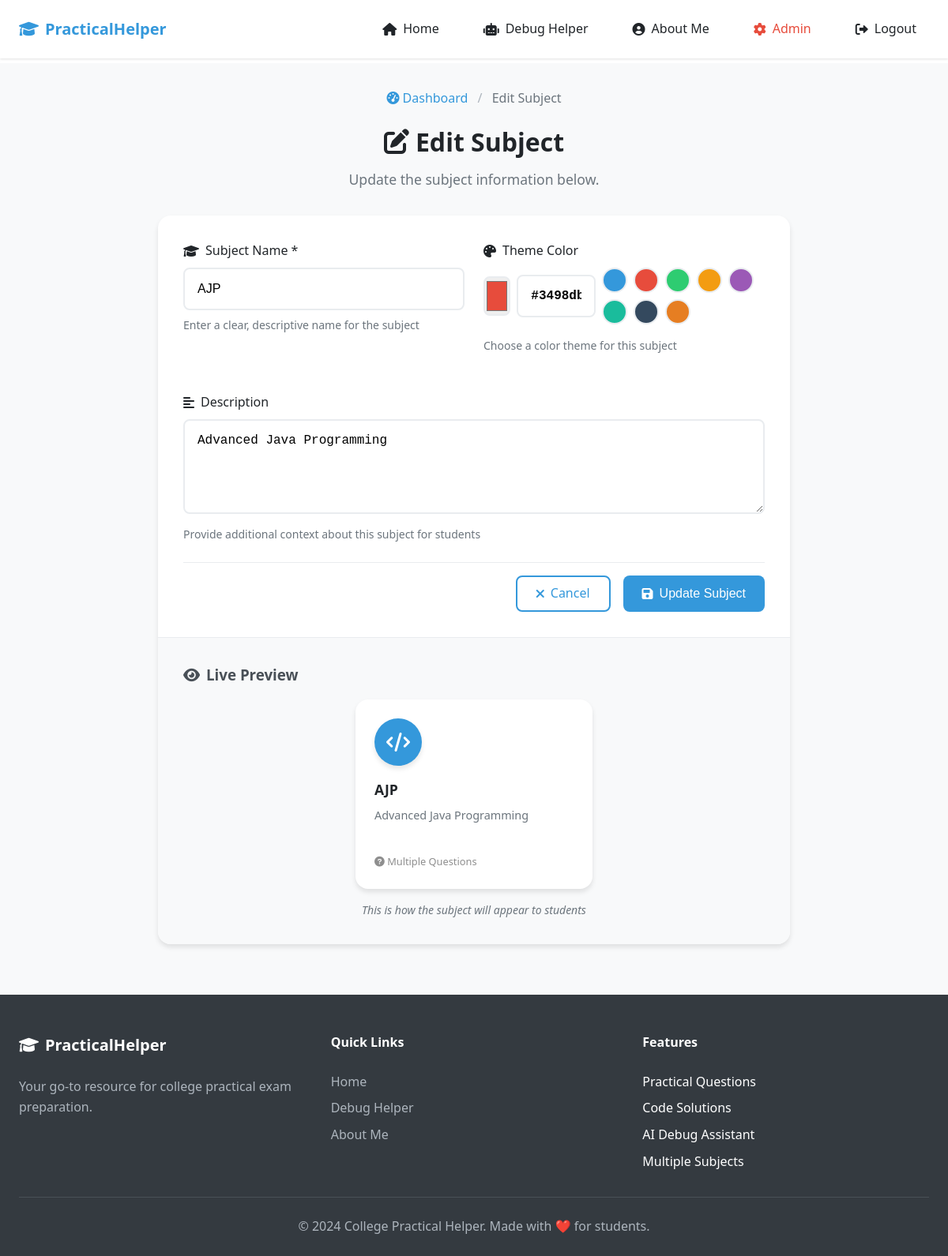
/admin/subjects/edit/1 (signed in), run on the app's committed database.
### tables this page shows
CREATE TABLE subjects (
                id INTEGER PRIMARY KEY AUTOINCREMENT,
                name TEXT NOT NULL UNIQUE,
                description TEXT,
                color TEXT DEFAULT '#3498db',
                created_at TIMESTAMP DEFAULT CURRENT_TIMESTAMP
            );

### app.py (the view, shortened to what this page needs)
@app.route('/admin/subjects/edit/<int:subject_id>', methods=['GET', 'POST'])
def admin_edit_subject(subject_id):
    if 'admin_logged_in' not in session:
        return redirect(url_for('admin_login'))
    conn = get_db_connection()
    subject = conn.execute('SELECT * FROM subjects WHERE id = ?', (subject_id,)).fetchone()
    if not subject:
        flash('Subject not found!', 'error')
        return redirect(url_for('admin_dashboard'))
    conn.close()
    return render_template('admin_edit_subject.html', subject=subject)

### app.py (called while the page is built)
def get_db_connection():
    conn = sqlite3.connect(DATABASE)
    conn.row_factory = sqlite3.Row
    return conn

### templates/admin_edit_subject.html (shortened to what this page needs)
{% extends "admin_add_subject.html" %}
{% block content %}
<section class="form-section">
    <div class="container">
        <div class="form-container">
            <div class="form-header">
                <div class="breadcrumb">
                    <a href="{{ url_for('admin_dashboard') }}">
                        <i class="fas fa-tachometer-alt"></i> Dashboard
                    </a>
                    <span class="breadcrumb-separator">/</span>
                    <span>Edit Subject</span>
                </div>
                <h1>
                    <i class="fas fa-edit"></i>
                    Edit Subject
                </h1>
                <p>Update the subject information below.</p>
            </div>
            <div class="form-card">
                <form method="POST" class="admin-form">
                    <div class="form-grid">
                        <div class="form-group">
                            <label for="name">
                                <i class="fas fa-graduation-cap"></i>
                                Subject Name *
                            </label>
                            <input
                                type="text"
                                id="name"
                                name="name"
                                class="form-input"
                                required
                                value="{{ subject.name }}"
                                placeholder="e.g., Advanced Java Programming"
                                autocomplete="off"
                            >
                            <small class="form-help">Enter a clear, descriptive name for the subject</small>
                        </div>
                        <div class="form-group">
                            <label for="color">
                                <i class="fas fa-palette"></i>
                                Theme Color
                            </label>
                            <div class="color-input-group">
                                <input
                                    type="color"
                                    id="color"
                                    name="color"
                                    class="color-input"
                                    value="{{ subject.color or '#3498db' }}"
                                >
                                <input
                                    type="text"
                                    class="form-input color-text"
                                    value="{{ subject.color or '#3498db' }}"
                                    readonly
                                >
                                <div class="color-presets">
                                    <button type="button" class="color-preset" data-color="#3498db" title="Blue"></button>
                                    <button type="button" class="color-preset" data-color="#e74c3c" title="Red"></button>
                                    <button type="button" class="color-preset" data-color="#2ecc71" title="Green"></button>
                                    <button type="button" class="color-preset" data-color="#f39c12" title="Orange"></button>
                                    <button type="button" class="color-preset" data-color="#9b59b6" title="Purple"></button>
                                    <button type="button" class="color-preset" data-color="#1abc9c" title="Teal"></button>
                                    <button type="button" class="color-preset" data-color="#34495e" title="Dark"></button>
                                    <button type="button" class="color-preset" data-color="#e67e22" title="Carrot"></button>
                                </div>
                            </div>
                            <small class="form-help">Choose a color theme for this subject</small>
                        </div>
                    </div>
                    <div class="form-group">
                        <label for="description">
                            <i class="fas fa-align-left"></i>
                            Description
                        </label>
                        <textarea
                            id="description"
                            name="description"
                            class="form-input"
                            rows="4"
                            placeholder="Enter a brief description of the subject (optional)"
                        >{{ subject.description or '' }}</textarea>
                        <small class="form-help">Provide additional context about this subject for students</small>
                    </div>
                    <div class="form-actions">
                        <a href="{{ url_for('admin_dashboard') }}" class="btn btn-outline">
                            <i class="fas fa-times"></i>
                            Cancel
                        </a>
                        <button type="submit" class="btn btn-primary">
                            <i class="fas fa-save"></i>
                            Update Subject
                        </button>
                    </div>
                </form>
                <div class="preview-section">
                    <h3>
                        <i class="fas fa-eye"></i>
                        Live Preview
                    </h3>
                    <div class="subject-preview">
                        <div class="subject-card-preview">
                            <div class="subject-card-inner">
                                <div class="subject-icon" id="previewIcon">
                                    <i class="fas fa-code"></i>
                                </div>
                                <div class="subject-content">
                                    <h3 class="subject-name" id="previewName">{{ subject.name }}</h3>
                                    <p class="subject-description" id="previewDescription">{{ subject.description or 'Subject description will appear here' }}</p>
                                    <div class="subject-meta">
                                        <span class="question-count">
                                            <i class="fas fa-question-circle"></i>
                                            Multiple Questions
                                        </span>
                                    </div>
                                </div>
                            </div>
                        </div>
                    </div>
                    <p class="preview-note">This is how the subject will appear to students</p>
                </div>
            </div>
        </div>
    </div>
</section>
{% endblock %}

### static/css/style.css (style rules this page uses)
:root { --primary-color: #3498db; --secondary-color: #2ecc71; --accent-color: #e74c3c; --warning-color: #f39c12; --success-color: #27ae60; --danger-color: #e74c3c; --info-color: #17a2b8; --bg-primary: #ffffff; --bg-secondary: #f8f9fa; --bg-dark: #343a40; --bg-light: #f8f9fa; --text-primary: #212529; --text-secondary: #6c757d; --text-light: #ffffff; --text-muted: #8e8e8e; --gradient-primary: linear-gradient(135deg, #667eea 0%, #764ba2 100%); --gradient-secondary: linear-gradient(135deg, #f093fb 0%, #f5576c 100%); --gradient-success: linear-gradient(135deg, #4facfe 0%, #00f2fe 100%); --gradient-warning: linear-gradient(135deg, #ff9a9e 0%, #fecfef 100%); --spacing-xs: 0.25rem; --spacing-sm: 0.5rem; --spacing-md: 1rem; --spacing-lg: 1.5rem; --spacing-xl: 2rem; --spacing-xxl: 3rem; --radius-sm: 0.25rem; --radius-md: 0.5rem; --radius-lg: 1rem; --radius-xl: 1.5rem; --shadow-sm: 0 1px 3px rgba(0, 0, 0, 0.12); --shadow-md: 0 4px 6px rgba(0, 0, 0, 0.1); --shadow-lg: 0 10px 25px rgba(0, 0, 0, 0.1); --shadow-xl: 0 20px 40px rgba(0, 0, 0, 0.1); --transition-fast: 0.15s ease-in-out; --transition-normal: 0.3s ease-in-out; --transition-slow: 0.5s ease-in-out; --font-family: 'Segoe UI', Tahoma, Geneva, Verdana, sans-serif; --font-size-xs: 0.75rem; --font-size-sm: 0.875rem; --font-size-base: 1rem; --font-size-lg: 1.125rem; --font-size-xl: 1.25rem; --font-size-xxl: 1.5rem; --font-size-3xl: 2rem; --font-size-4xl: 2.5rem; }
* { margin: 0; padding: 0; box-sizing: border-box; }
html { scroll-behavior: smooth; }
body { font-family: var(--font-family); font-size: var(--font-size-base); line-height: 1.6; color: var(--text-primary); background-color: var(--bg-primary); overflow-x: hidden; }
.container { max-width: 1200px; margin: 0 auto; padding: 0 var(--spacing-lg); }
.subject-card-inner { padding: var(--spacing-xl); position: relative; z-index: 2; }
.subject-icon { width: 80px; height: 80px; background: var(--accent-color, var(--primary-color)); border-radius: 50%; display: flex; align-items: center; justify-content: center; font-size: var(--font-size-3xl); color: white; margin-bottom: var(--spacing-lg); box-shadow: var(--shadow-md); }
.subject-name { font-size: var(--font-size-xl); font-weight: bold; color: var(--text-primary); margin-bottom: var(--spacing-sm); }
.subject-description { color: var(--text-secondary); margin-bottom: var(--spacing-lg); line-height: 1.6; }
.subject-meta { display: flex; align-items: center; gap: var(--spacing-sm); color: var(--text-muted); font-size: var(--font-size-sm); }
.btn { display: inline-flex; align-items: center; gap: var(--spacing-sm); padding: var(--spacing-sm) var(--spacing-lg); border: none; border-radius: var(--radius-md); text-decoration: none; font-weight: 500; cursor: pointer; transition: var(--transition-fast); text-align: center; font-size: var(--font-size-base); }
.btn-primary { background-color: var(--primary-color); color: white; }
.btn-outline { background-color: transparent; color: var(--primary-color); border: 2px solid var(--primary-color); }
.form-input, .form-select { width: 100%; padding: var(--spacing-md); border: 2px solid #e9ecef; border-radius: var(--radius-md); font-size: var(--font-size-base); transition: var(--transition-fast); background-color: white; }
.form-group { margin-bottom: var(--spacing-lg); }
.form-group label { display: flex; align-items: center; gap: var(--spacing-sm); margin-bottom: var(--spacing-sm); font-weight: 500; color: var(--text-primary); }
textarea.form-input { resize: vertical; min-height: 120px; }

### data on the page
subjects: name "AJP", color "#e74c3c", color "#3498db", description "Advanced Java Programming"
